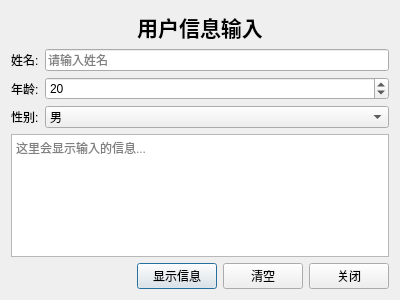
<?xml version="1.0" encoding="UTF-8"?>
<ui version="4.0">
 <class>Dialog</class>
 <widget class="QDialog" name="Dialog">
  <property name="geometry">
   <rect>
    <x>0</x>
    <y>0</y>
    <width>400</width>
    <height>300</height>
   </rect>
  </property>
  <property name="windowTitle">
   <string>简单对话框示例</string>
  </property>
  <layout class="QVBoxLayout" name="verticalLayout">
   <item>
    <widget class="QLabel" name="lbl_title">
     <property name="text">
      <string>用户信息输入</string>
     </property>
     <property name="alignment">
      <set>Qt::AlignCenter</set>
     </property>
     <property name="font">
      <font>
       <pointsize>16</pointsize>
       <bold>true</bold>
      </font>
     </property>
    </widget>
   </item>
   <item>
    <layout class="QFormLayout" name="formLayout">
     <item row="0" column="0">
      <widget class="QLabel" name="lbl_name">
       <property name="text">
        <string>姓名:</string>
       </property>
      </widget>
     </item>
     <item row="0" column="1">
      <widget class="QLineEdit" name="txt_name">
       <property name="placeholderText">
        <string>请输入姓名</string>
       </property>
      </widget>
     </item>
     <item row="1" column="0">
      <widget class="QLabel" name="lbl_age">
       <property name="text">
        <string>年龄:</string>
       </property>
      </widget>
     </item>
     <item row="1" column="1">
      <widget class="QSpinBox" name="spin_age">
       <property name="minimum">
        <number>1</number>
       </property>
       <property name="maximum">
        <number>150</number>
       </property>
       <property name="value">
        <number>20</number>
       </property>
      </widget>
     </item>
     <item row="2" column="0">
      <widget class="QLabel" name="lbl_gender">
       <property name="text">
        <string>性别:</string>
       </property>
      </widget>
     </item>
     <item row="2" column="1">
      <widget class="QComboBox" name="combo_gender">
       <item>
        <property name="text">
         <string>男</string>
        </property>
       </item>
       <item>
        <property name="text">
         <string>女</string>
        </property>
       </item>
      </widget>
     </item>
    </layout>
   </item>
   <item>
    <widget class="QTextEdit" name="txt_info">
     <property name="placeholderText">
      <string>这里会显示输入的信息...</string>
     </property>
     <property name="readOnly">
      <bool>true</bool>
     </property>
    </widget>
   </item>
   <item>
    <layout class="QHBoxLayout" name="horizontalLayout">
     <item>
      <spacer name="horizontalSpacer">
       <property name="orientation">
        <enum>Qt::Horizontal</enum>
       </property>
       <property name="sizeHint" stdset="0">
        <size>
         <width>40</width>
         <height>20</height>
        </size>
       </property>
      </spacer>
     </item>
     <item>
      <widget class="QPushButton" name="btn_show">
       <property name="text">
        <string>显示信息</string>
       </property>
      </widget>
     </item>
     <item>
      <widget class="QPushButton" name="btn_clear">
       <property name="text">
        <string>清空</string>
       </property>
      </widget>
     </item>
     <item>
      <widget class="QPushButton" name="btn_close">
       <property name="text">
        <string>关闭</string>
       </property>
      </widget>
     </item>
    </layout>
   </item>
  </layout>
 </widget>
 <resources/>
 <connections/>
</ui>
